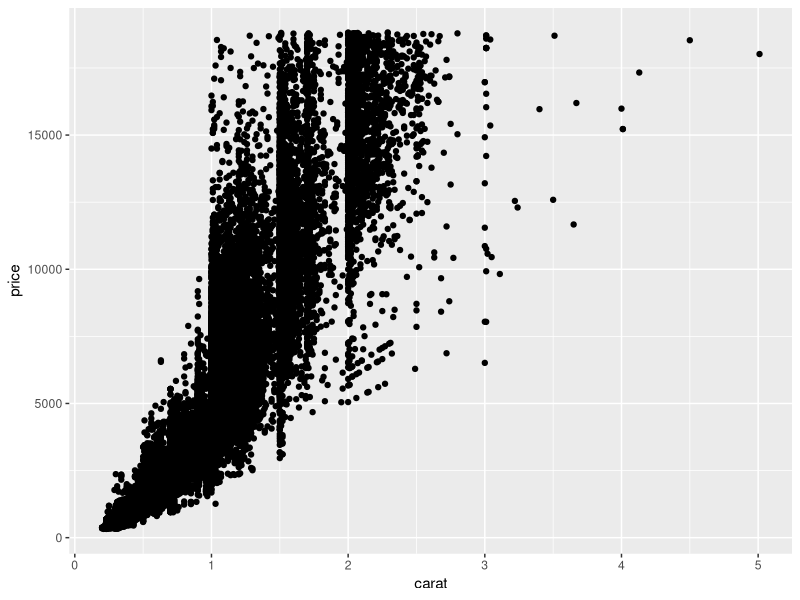
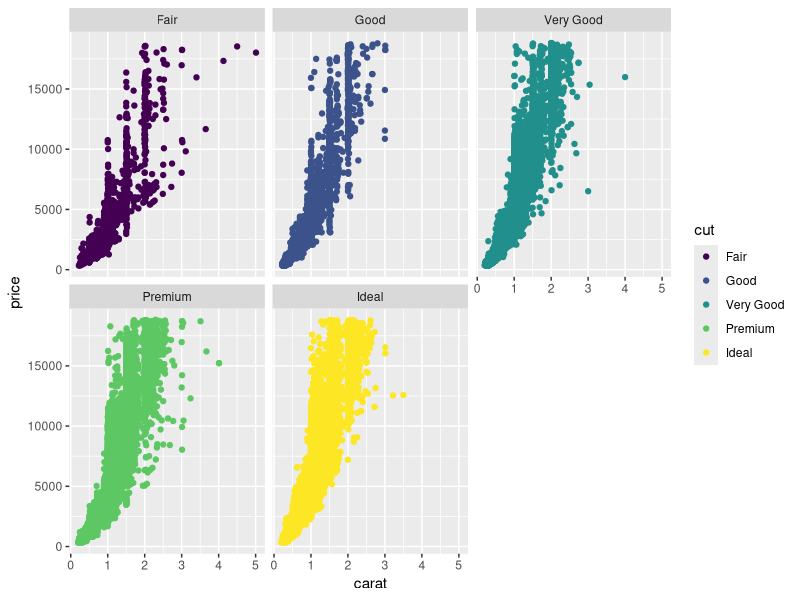

R code for these plots, in order:
library(tidyverse)
head(diamonds)
str(diamonds)
glimpse(diamonds)
colnames(diamonds)
rename(diamonds, carat_new = carat, cut_new = cut)
summarize(diamonds)
summarize(diamonds, mean_carat = mean(carat))
ggplot(data = diamonds, aes(x = carat, y = price)) + geom_point()
ggplot(data = diamonds, aes(x = carat, y = price, color = cut)) +
  geom_point() +
  facet_wrap(~cut)